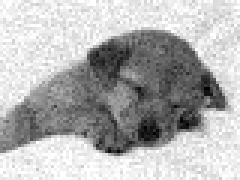
#> input picture puppy.png, 80 x 60 px (shown 3 times larger)
$ python plot.py
#> lines starting #> are read from the running program, lines starting #| are printed output that depends on the picture
### wavelet/utils.py
import numpy as np
from matplotlib import pyplot as plt
from PIL import Image
import math


def resize_image_to_power_of_2(image: Image.Image) -> Image.Image:
    """
    Resizes the image so its width is a power of 2.
    """
    width, height = image.size
    if width > 0 and (width & (width - 1)) == 0:
        print(f"The image width ({width}) is already a power of 2.")
        return image
    else:
        new_width = 2 ** int(math.floor(math.log2(width)))
        print(f"Resizing image from width {width} to {new_width}.")
        resized_image = image.resize((new_width, height), resample=Image.Resampling.LANCZOS)
        return resized_image

def sign(a: float) -> float:
    """
    Return the sign of a number.
    """
    if a > 0.0:
        return 1.0
    elif a < 0.0:
        return -1.0
    else:
        return 0.0

### wavelet/transform.py
import numpy as np
from matplotlib import pyplot as plt
from PIL import Image
import math
from utils import resize_image_to_power_of_2, sign

def haar_1d(f: np.ndarray, endsize: int) -> None:
    """
    One-dimensional Haar wavelet transform (in place).
    """
    n = f.size
    h = 1.0 / np.sqrt(2.0)
    size = n
    while size >= 2 * endsize:
        u = f[:size].copy()
        new_size = size // 2
        for j in range(new_size):
            f[j] = h * (u[2 * j] + u[2 * j + 1])
            f[j + new_size] = h * (u[2 * j] - u[2 * j + 1])
        size = new_size

def haar_back_1d(f: np.ndarray, endsize: int) -> None:
    """
    One-dimensional Haar wavelet backtransformation (in place).
    """
    n = f.size
    h = 1.0 / np.sqrt(2.0)
    size = endsize
    while size <= n // 2:
        u = f[:2 * size].copy()
        for j in range(size):
            f[2 * j] = h * (u[j] + u[j + size])
            f[2 * j + 1] = h * (u[j] - u[j + size])
        size *= 2

def wavelet(f: np.ndarray, endsize: int) -> None:
    """
    2D tensor-product Haar wavelet transform (in place) on a square image.
    """
    n = f.shape[0]
    k = n
    while k >= 2 * endsize:
        # Haar transform in x direction (rows)
        for i in range(k):
            row = f[i, :k].copy()
            haar_1d(row, k // 2)
            f[i, :k] = row
        # Haar transform in y direction (columns)
        for j in range(k):
            col = f[:k, j].copy()
            haar_1d(col, k // 2)
            f[:k, j] = col
        k //= 2


def wavelet_back(f: np.ndarray, endsize: int) -> None:
    """
    Inverse 2D Haar wavelet transform (in place).
    """
    n = f.shape[0]
    k = 2 * endsize
    while k <= n:
        # Inverse Haar transform in x direction (rows)
        for i in range(k):
            row = f[i, :k].copy()
            haar_back_1d(row, k // 2)
            f[i, :k] = row
        # Inverse Haar transform in y direction (columns)
        for j in range(k):
            col = f[:k, j].copy()
            haar_back_1d(col, k // 2)
            f[:k, j] = col
        k *= 2

def shrink(f: np.ndarray, endsize: int, stype: int, T: float) -> int:
    """
    Perform wavelet shrinkage on the 2D wavelet coefficient array f.
    """
    n = f.shape[0]
    count = 0
    if stype == 0:  # Hard shrinkage
        for i in range(n):
            for j in range(n):
                if (i >= endsize) or (j >= endsize):
                    if abs(f[i, j]) < T:
                        f[i, j] = 0.0
                        count += 1
    elif stype == 1:  # Soft shrinkage
        for i in range(n):
            for j in range(n):
                if (i >= endsize) or (j >= endsize):
                    abs_val = abs(f[i, j])
                    if abs_val < T:
                        f[i, j] = 0.0
                        count += 1
                    else:
                        f[i, j] = sign(f[i, j]) * (abs_val - T)
    elif stype == 2:  # Nonnegative garrote shrinkage
        for i in range(n):
            for j in range(n):
                if (i >= endsize) or (j >= endsize):
                    abs_val = abs(f[i, j])
                    if abs_val < T:
                        f[i, j] = 0.0
                        count += 1
                    else:
                        f[i, j] = f[i, j] * (1.0 - (T * T) / (abs_val * abs_val))
    return count

### wavelet/plot.py
import numpy as np
from matplotlib import pyplot as plt
from PIL import Image
import math
from transform import *
from utils import resize_image_to_power_of_2, sign


if __name__ == "__main__":
    # 1. Load image and convert to grayscale
    image = Image.open("../puppy.png")
#> image is the input picture: PIL image 80x60 L; min 0, max 255, mean 178.4

    # 2. Resize to a power-of-two width (and possibly crop to square if needed)
    image_resized = resize_image_to_power_of_2(image)
#| Resizing image from width 80 to 64.
#> in resize_image_to_power_of_2, `resized_image = image.resize((new_width, height), resample=Image.Resam..`:
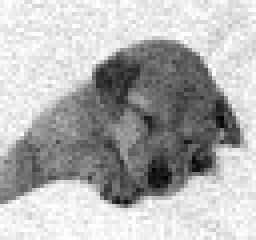
#> resized_image: PIL image 64x60 L (shown 4 times larger); min 0, max 255, mean 178.3
    # Crop to a square if you want a full 2D transform on an n x n image:
    min_dim = min(image_resized.size)
#> min_dim = 60
    image_square = image_resized.crop((0, 0, min_dim, min_dim))
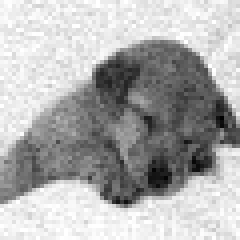
#> image_square: PIL image 60x60 L (shown 4 times larger); min 0, max 255, mean 174.9

    # 3. Convert to float to avoid overflow
    image_matrix = np.array(image_square).astype(np.float64)

    # 4. Forward 2D wavelet transform in place
    #    endsize=1 usually decomposes fully for a power-of-2 image
    wavelet(image_matrix, endsize=1)
#> after the loop in wavelet, `while k >= 2 * endsize:`:
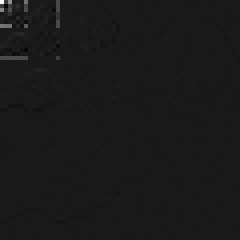
#> f: shape (60, 60) float64 (shown 4 times larger); min -724.4, max 6428.9, mean 14.7; drawn with min black and max white

    # 5. Shrink (i.e., threshold) the wavelet coefficients to remove noise
    #    stype = 1 => soft thresholding, pick T based on noise
    threshold = 1.0  # Try different values; or compute from noise estimate
    shrinkage_type = 1
    shrink(image_matrix, endsize=1, stype=shrinkage_type, T=threshold)

    # 6. Inverse 2D wavelet transform to reconstruct denoised image
    wavelet_back(image_matrix, endsize=1)
#> after the loop in wavelet_back, `while k <= n:`:
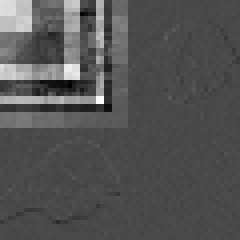
#> f: shape (60, 60) float64 (shown 4 times larger); min -406.3, max 1007.3, mean 57.1; drawn with min black and max white
    denoised_matrix = image_matrix  # The final denoised image (float64)

    # 7. Display original vs. denoised
    plt.figure(figsize=(12, 6))

    plt.subplot(1,2,1)
    plt.imshow(image_square, cmap='gray')
    plt.title("Original Image")
    plt.axis("off")

    plt.subplot(1,2,2)
    plt.imshow(denoised_matrix, cmap='gray')
    plt.title("Denoised Image (Wavelet Shrinkage)")
    plt.axis("off")

    plt.show()
